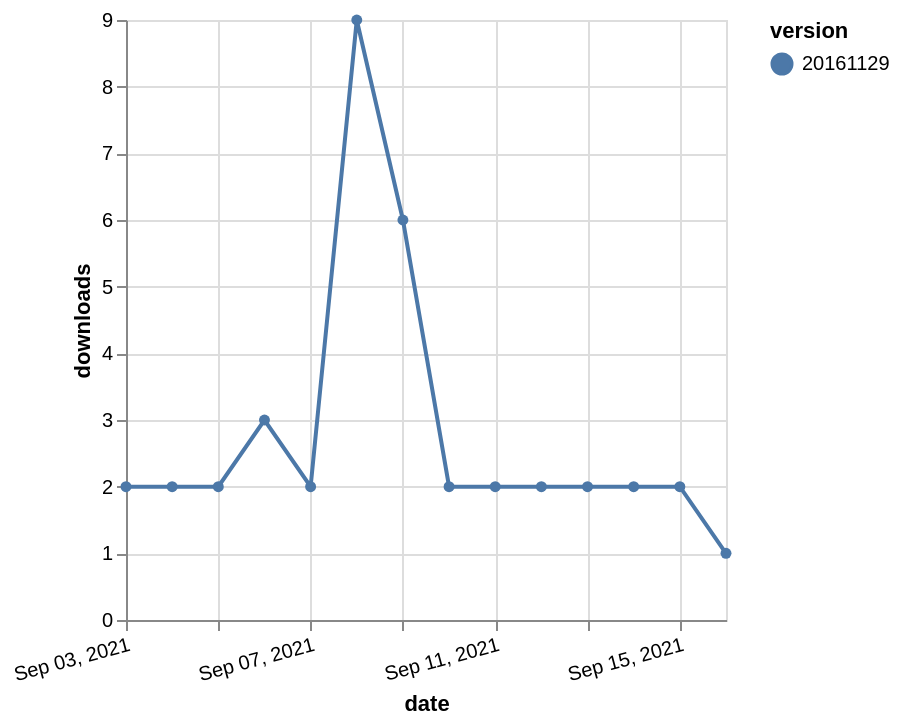

Vega-Lite specification for this chart:
### Vega-Lite specification from a JSON file in a GitHub repository (floating-point values rounded to 4 significant figures)
{"$schema": "https://vega.github.io/schema/vega-lite/v5.json", "description": "A simple bar chart with embedded data.", "data": {"values": [{"date": "2021-09-03", "total": 2977, "delta": 2, "version": "20161129"}, {"date": "2021-09-04", "total": 2979, "delta": 2, "version": "20161129"}, {"date": "2021-09-05", "total": 2981, "delta": 2, "version": "20161129"}, {"date": "2021-09-06", "total": 2984, "delta": 3, "version": "20161129"}, {"date": "2021-09-07", "total": 2986, "delta": 2, "version": "20161129"}, {"date": "2021-09-08", "total": 2995, "delta": 9, "version": "20161129"}, {"date": "2021-09-09", "total": 3001, "delta": 6, "version": "20161129"}, {"date": "2021-09-10", "total": 3003, "delta": 2, "version": "20161129"}, {"date": "2021-09-11", "total": 3005, "delta": 2, "version": "20161129"}, {"date": "2021-09-12", "total": 3007, "delta": 2, "version": "20161129"}, {"date": "2021-09-13", "total": 3009, "delta": 2, "version": "20161129"}, {"date": "2021-09-14", "total": 3011, "delta": 2, "version": "20161129"}, {"date": "2021-09-15", "total": 3013, "delta": 2, "version": "20161129"}, {"date": "2021-09-16", "total": 3014, "delta": 1, "version": "20161129"}]}, "width": "container", "mark": {"type": "line", "point": {"filled": true}}, "encoding": {"x": {"field": "date", "type": "temporal", "timeUnit": "yearmonthdate", "title": "date", "axis": {"labelAngle": -15}}, "y": {"field": "delta", "type": "quantitative", "title": "downloads"}, "color": {"field": "version", "type": "nominal"}, "tooltip": {"field": "delta"}}}
